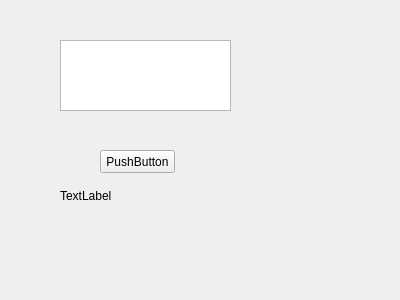
<?xml version="1.0" encoding="UTF-8"?>
<ui version="4.0">
 <class>FrmMain</class>
 <widget class="QWidget" name="FrmMain">
  <property name="geometry">
   <rect>
    <x>0</x>
    <y>0</y>
    <width>400</width>
    <height>300</height>
   </rect>
  </property>
  <property name="windowTitle">
   <string>Form</string>
  </property>
  <widget class="QPushButton" name="btnTest">
   <property name="geometry">
    <rect>
     <x>100</x>
     <y>150</y>
     <width>75</width>
     <height>23</height>
    </rect>
   </property>
   <property name="text">
    <string>PushButton</string>
   </property>
  </widget>
  <widget class="QLabel" name="lblShow">
   <property name="geometry">
    <rect>
     <x>60</x>
     <y>190</y>
     <width>54</width>
     <height>12</height>
    </rect>
   </property>
   <property name="text">
    <string>TextLabel</string>
   </property>
   <property name="scaledContents">
    <bool>true</bool>
   </property>
  </widget>
  <widget class="QTextEdit" name="txtInput">
   <property name="geometry">
    <rect>
     <x>60</x>
     <y>40</y>
     <width>171</width>
     <height>71</height>
    </rect>
   </property>
  </widget>
 </widget>
 <resources/>
 <connections/>
</ui>
